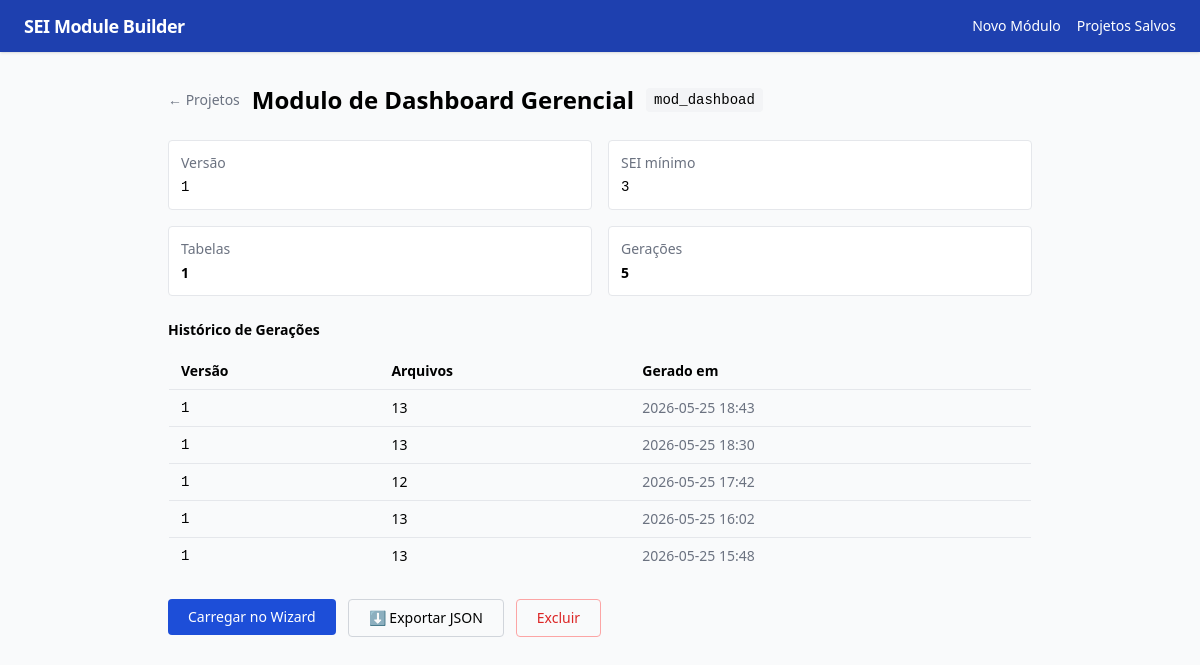
The page /projetos/1 on the database its author committed.
### tables this page shows
CREATE TABLE projetos (
    id           INTEGER PRIMARY KEY AUTOINCREMENT,
    slug         TEXT NOT NULL,
    nome         TEXT NOT NULL,
    definicao    TEXT NOT NULL,   -- JSON completo de ModuloDefinicao
    criado_em    TEXT NOT NULL,
    atualizado_em TEXT NOT NULL
);

CREATE TABLE geracoes (
    id           INTEGER PRIMARY KEY AUTOINCREMENT,
    projeto_id   INTEGER NOT NULL REFERENCES projetos(id) ON DELETE CASCADE,
    versao       TEXT NOT NULL,
    arquivos     INTEGER NOT NULL DEFAULT 0,
    gerado_em    TEXT NOT NULL
);

### main.py (the view)
@app.get("/projetos/{projeto_id}", response_class=HTMLResponse)
async def projeto_detalhe(request: Request, projeto_id: int):
    projeto = carregar_projeto(projeto_id)
    if not projeto:
        flash(request, "Projeto não encontrado.")
        return RedirectResponse("/projetos", status_code=303)
    return templates.TemplateResponse(request, "projetos/detalhe.html", context={
        "flashes": get_flashes(request), "projeto": projeto,
    })

### templates/projetos/detalhe.html (shortened to what this page needs)
{% extends "base.html" %}
{% block content %}
<div class="flex items-center gap-3 mb-6">
  <a href="/projetos" class="text-gray-500 hover:text-gray-700 text-sm">← Projetos</a>
  <h1 class="text-2xl font-bold">{{ projeto.nome }}</h1>
  <code class="bg-gray-100 text-sm px-2 py-0.5 rounded">{{ projeto.slug }}</code>
</div>
<div class="grid grid-cols-2 gap-4 mb-6 text-sm">
  <div class="bg-white border rounded p-3">
    <p class="text-gray-500 mb-1">Versão</p>
    <p class="font-mono">{{ projeto.definicao.versao }}</p>
  </div>
  <div class="bg-white border rounded p-3">
    <p class="text-gray-500 mb-1">SEI mínimo</p>
    <p class="font-mono">{{ projeto.definicao.sei_versao_min }}</p>
  </div>
  <div class="bg-white border rounded p-3">
    <p class="text-gray-500 mb-1">Tabelas</p>
    <p class="font-bold">{{ projeto.definicao.tabelas | length }}</p>
  </div>
  <div class="bg-white border rounded p-3">
    <p class="text-gray-500 mb-1">Gerações</p>
    <p class="font-bold">{{ projeto.geracoes | length }}</p>
  </div>
</div>
{% if projeto.geracoes %}
<h2 class="font-semibold mb-3 text-sm">Histórico de Gerações</h2>
<table class="w-full text-sm border rounded overflow-hidden mb-6">
  <thead class="bg-gray-50">
    <tr>
      <th class="text-left px-3 py-2">Versão</th>
      <th class="text-left px-3 py-2">Arquivos</th>
      <th class="text-left px-3 py-2">Gerado em</th>
    </tr>
  </thead>
  <tbody>
    {% for g in projeto.geracoes %}
    <tr class="border-t">
      <td class="px-3 py-2 font-mono">{{ g.versao }}</td>
      <td class="px-3 py-2">{{ g.arquivos }}</td>
      <td class="px-3 py-2 text-gray-500">{{ g.gerado_em[:16].replace("T"," ") }}</td>
    </tr>
    {% endfor %}
  </tbody>
</table>
{% endif %}
<div class="flex gap-3 flex-wrap">
  <form method="POST" action="/projetos/{{ projeto.id }}/carregar">
    <button class="bg-blue-700 text-white px-5 py-2 rounded hover:bg-blue-800 text-sm">
      Carregar no Wizard
    </button>
  </form>
  <a href="/projetos/{{ projeto.id }}/exportar"
     class="border border-gray-300 px-5 py-2 rounded text-sm hover:bg-gray-50 flex items-center gap-1">
    ⬇ Exportar JSON
  </a>
  <form method="POST" action="/projetos/{{ projeto.id }}/excluir"
        onsubmit="return confirm('Excluir este projeto?')">
    <button class="border border-red-300 text-red-600 px-5 py-2 rounded hover:bg-red-50 text-sm">
      Excluir
    </button>
  </form>
</div>
{% endblock %}

### rows shown on the page
projetos: nome "Modulo de Dashboard Gerencial", slug "mod_dashboad"
geracoes: versao "1", arquivos "13", gerado_em "2026-05-25 18:43"
geracoes: versao "1", arquivos "13", gerado_em "2026-05-25 18:30"
geracoes: versao "1", arquivos "12", gerado_em "2026-05-25 17:42"
geracoes: versao "1", arquivos "13", gerado_em "2026-05-25 16:02"
geracoes: versao "1", arquivos "13", gerado_em "2026-05-25 15:48"

### other values the page prints
{{ projeto.definicao.versao }} "1"
{{ projeto.definicao.sei_versao_min }} "3"
{{ projeto.definicao.tabelas | length }} "1"
{{ projeto.geracoes | length }} "5"
